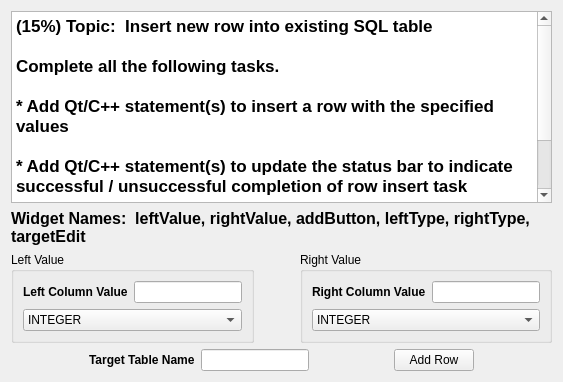
      <widget class="QWidget" name="tab_4">
       <attribute name="title">
        <string>P04</string>
       </attribute>
       <layout class="QVBoxLayout" name="verticalLayout_8">
        <item>
         <widget class="QTextBrowser" name="textBrowser_5">
          <property name="html">
           <string>&lt;!DOCTYPE HTML PUBLIC &quot;-//W3C//DTD HTML 4.0//EN&quot; &quot;http://www.w3.org/TR/REC-html40/strict.dtd&quot;&gt;
&lt;html&gt;&lt;head&gt;&lt;meta name=&quot;qrichtext&quot; content=&quot;1&quot; /&gt;&lt;style type=&quot;text/css&quot;&gt;
p, li { white-space: pre-wrap; }
&lt;/style&gt;&lt;/head&gt;&lt;body style=&quot; font-family:'Sans'; font-size:10pt; font-weight:400; font-style:normal;&quot;&gt;
&lt;p style=&quot; margin-top:0px; margin-bottom:0px; margin-left:0px; margin-right:0px; -qt-block-indent:0; text-indent:0px;&quot;&gt;&lt;span style=&quot; font-family:'.Lucida Grande UI'; font-size:13pt; font-weight:600;&quot;&gt;(15%) Topic:  Insert new row into existing SQL table&lt;/span&gt;&lt;/p&gt;
&lt;p style=&quot;-qt-paragraph-type:empty; margin-top:0px; margin-bottom:0px; margin-left:0px; margin-right:0px; -qt-block-indent:0; text-indent:0px; font-family:'.Lucida Grande UI'; font-size:13pt; font-weight:600;&quot;&gt;&lt;br /&gt;&lt;/p&gt;
&lt;p style=&quot; margin-top:0px; margin-bottom:0px; margin-left:0px; margin-right:0px; -qt-block-indent:0; text-indent:0px;&quot;&gt;&lt;span style=&quot; font-family:'.Lucida Grande UI'; font-size:13pt; font-weight:600;&quot;&gt;Complete all the following tasks.&lt;/span&gt;&lt;/p&gt;
&lt;p style=&quot;-qt-paragraph-type:empty; margin-top:0px; margin-bottom:0px; margin-left:0px; margin-right:0px; -qt-block-indent:0; text-indent:0px; font-family:'.Lucida Grande UI'; font-size:13pt; font-weight:600;&quot;&gt;&lt;br /&gt;&lt;/p&gt;
&lt;p style=&quot; margin-top:0px; margin-bottom:0px; margin-left:0px; margin-right:0px; -qt-block-indent:0; text-indent:0px;&quot;&gt;&lt;span style=&quot; font-family:'.Lucida Grande UI'; font-size:13pt; font-weight:600;&quot;&gt;* Add Qt/C++ statement(s) to insert a row with the specified values&lt;/span&gt;&lt;/p&gt;
&lt;p style=&quot;-qt-paragraph-type:empty; margin-top:0px; margin-bottom:0px; margin-left:0px; margin-right:0px; -qt-block-indent:0; text-indent:0px; font-family:'.Lucida Grande UI'; font-size:13pt; font-weight:600;&quot;&gt;&lt;br /&gt;&lt;/p&gt;
&lt;p style=&quot; margin-top:0px; margin-bottom:0px; margin-left:0px; margin-right:0px; -qt-block-indent:0; text-indent:0px;&quot;&gt;&lt;span style=&quot; font-family:'.Lucida Grande UI'; font-size:13pt; font-weight:600;&quot;&gt;* Add Qt/C++ statement(s) to update the status bar to indicate successful / unsuccessful completion of row insert task&lt;/span&gt;&lt;/p&gt;
&lt;p style=&quot;-qt-paragraph-type:empty; margin-top:0px; margin-bottom:0px; margin-left:0px; margin-right:0px; -qt-block-indent:0; text-indent:0px; font-family:'.Lucida Grande UI'; font-size:13pt; font-weight:600;&quot;&gt;&lt;br /&gt;&lt;/p&gt;
&lt;p style=&quot;-qt-paragraph-type:empty; margin-top:0px; margin-bottom:0px; margin-left:0px; margin-right:0px; -qt-block-indent:0; text-indent:0px; font-family:'.Lucida Grande UI'; font-size:13pt; font-weight:600; color:#000000;&quot;&gt;&lt;br /&gt;&lt;/p&gt;
&lt;p style=&quot; margin-top:0px; margin-bottom:0px; margin-left:0px; margin-right:0px; -qt-block-indent:0; text-indent:0px;&quot;&gt;&lt;span style=&quot; font-family:'.Lucida Grande UI'; font-size:13pt; font-weight:600; color:#ff0000;&quot;&gt;Do NOT use the Designer tool to modify the form itself or you will receive&lt;/span&gt;&lt;span style=&quot; font-family:'.Lucida Grande UI'; font-size:13pt; font-weight:600; color:#000000;&quot;&gt; zero credit (0 points).&lt;/span&gt;&lt;/p&gt;&lt;/body&gt;&lt;/html&gt;</string>
          </property>
         </widget>
        </item>
        <item>
         <widget class="QLabel" name="label_3">
          <property name="font">
           <font>
            <pointsize>12</pointsize>
            <weight>75</weight>
            <bold>true</bold>
           </font>
          </property>
          <property name="text">
           <string>Widget Names:  leftValue, rightValue, addButton, leftType, rightType, targetEdit</string>
          </property>
          <property name="wordWrap">
           <bool>true</bool>
          </property>
         </widget>
        </item>
        <item>
         <layout class="QHBoxLayout" name="horizontalLayout_10">
          <item>
           <widget class="QGroupBox" name="groupBox_2">
            <property name="title">
             <string>Left Value</string>
            </property>
            <layout class="QVBoxLayout" name="verticalLayout_2">
             <item>
              <layout class="QHBoxLayout" name="horizontalLayout_8">
               <item>
                <widget class="QLabel" name="label">
                 <property name="font">
                  <font>
                   <weight>75</weight>
                   <bold>true</bold>
                  </font>
                 </property>
                 <property name="text">
                  <string>Left Column Value</string>
                 </property>
                </widget>
               </item>
               <item>
                <widget class="QLineEdit" name="leftValue"/>
               </item>
              </layout>
             </item>
             <item>
              <widget class="QComboBox" name="leftType">
               <item>
                <property name="text">
                 <string>INTEGER</string>
                </property>
               </item>
               <item>
                <property name="text">
                 <string>TEXT</string>
                </property>
               </item>
              </widget>
             </item>
            </layout>
           </widget>
          </item>
          <item>
           <spacer name="horizontalSpacer_14">
            <property name="orientation">
             <enum>Qt::Horizontal</enum>
            </property>
            <property name="sizeHint" stdset="0">
             <size>
              <width>40</width>
              <height>20</height>
             </size>
            </property>
           </spacer>
          </item>
          <item>
           <widget class="QGroupBox" name="groupBox_4">
            <property name="title">
             <string>Right Value</string>
            </property>
            <layout class="QVBoxLayout" name="verticalLayout_7">
             <item>
              <layout class="QHBoxLayout" name="horizontalLayout_9">
               <item>
                <widget class="QLabel" name="label_2">
                 <property name="font">
                  <font>
                   <weight>75</weight>
                   <bold>true</bold>
                  </font>
                 </property>
                 <property name="text">
                  <string>Right Column Value</string>
                 </property>
                </widget>
               </item>
               <item>
                <widget class="QLineEdit" name="rightValue"/>
               </item>
              </layout>
             </item>
             <item>
              <widget class="QComboBox" name="rightType">
               <item>
                <property name="text">
                 <string>INTEGER</string>
                </property>
               </item>
               <item>
                <property name="text">
                 <string>TEXT</string>
                </property>
               </item>
              </widget>
             </item>
            </layout>
           </widget>
          </item>
         </layout>
        </item>
        <item>
         <layout class="QHBoxLayout" name="horizontalLayout">
          <item>
           <spacer name="horizontalSpacer">
            <property name="orientation">
             <enum>Qt::Horizontal</enum>
            </property>
            <property name="sizeHint" stdset="0">
             <size>
              <width>13</width>
              <height>17</height>
             </size>
            </property>
           </spacer>
          </item>
          <item>
           <widget class="QLabel" name="label_4">
            <property name="font">
             <font>
              <weight>75</weight>
              <bold>true</bold>
             </font>
            </property>
            <property name="text">
             <string>Target Table Name</string>
            </property>
           </widget>
          </item>
          <item>
           <widget class="QLineEdit" name="targetEdit"/>
          </item>
          <item>
           <spacer name="horizontalSpacer_13">
            <property name="orientation">
             <enum>Qt::Horizontal</enum>
            </property>
            <property name="sizeHint" stdset="0">
             <size>
              <width>40</width>
              <height>20</height>
             </size>
            </property>
           </spacer>
          </item>
          <item>
           <widget class="QPushButton" name="addButton">
            <property name="text">
             <string>Add Row</string>
            </property>
           </widget>
          </item>
          <item>
           <spacer name="horizontalSpacer_2">
            <property name="orientation">
             <enum>Qt::Horizontal</enum>
            </property>
            <property name="sizeHint" stdset="0">
             <size>
              <width>13</width>
              <height>17</height>
             </size>
            </property>
           </spacer>
          </item>
         </layout>
        </item>
       </layout>
      </widget>
